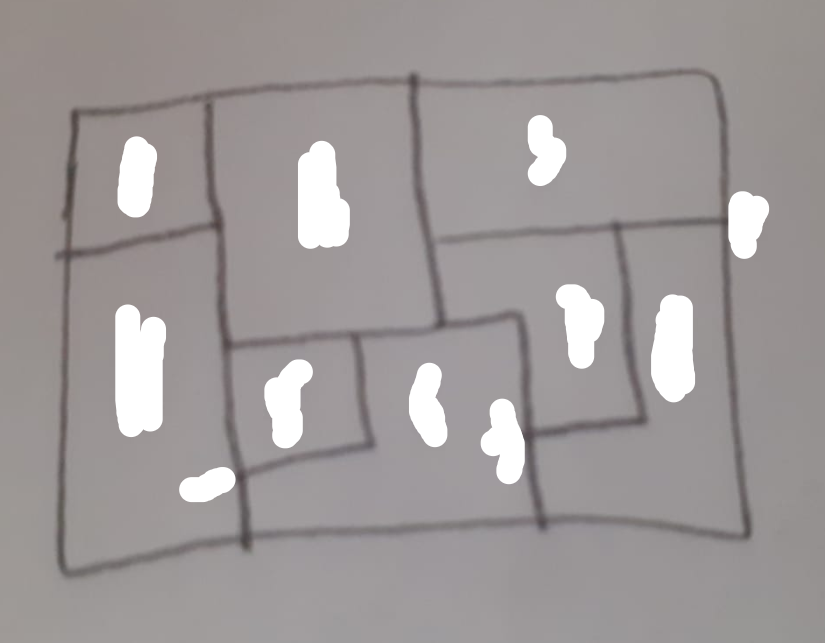
%> input picture pic1.png, 825 x 643 px
$ octave f_001.m   (GNU Octave 9; MATLAB toolbox functions it lacks are replaced by stand-ins)
%> lines starting %> are read from the running program, lines starting %| are printed output that depends on the picture; in (x1, y1, x2, y2) boxes, pixels count from 0 and x2, y2 are one past the last pixel; in counts of white or black regions, pixels touching at a corner belong together; the program's own positions count from 1
### colored_region_image.m
function [regX_rgbImage] = colored_region_image(area_layout_tensor,reg_num,color_vec13)
% [R,G,B] each one is in the interval of [0,1]
% [1,0.2,0.1]

redChannel=255*ones(size(area_layout_tensor(:,:,reg_num),1),size(area_layout_tensor(:,:,reg_num),2),'uint8');
greenChannel=255*ones(size(area_layout_tensor(:,:,reg_num),1),size(area_layout_tensor(:,:,reg_num),2),'uint8');
blueChannel=255*ones(size(area_layout_tensor(:,:,reg_num),1),size(area_layout_tensor(:,:,reg_num),2),'uint8');
redChannel   =    [color_vec13(1)]*   redChannel.*uint8(area_layout_tensor(:,:,reg_num));
greenChannel =    [color_vec13(2)]*   greenChannel.*uint8(area_layout_tensor(:,:,reg_num));
blueChannel  =    [color_vec13(3)]*   blueChannel.*uint8(area_layout_tensor(:,:,reg_num));
regX_rgbImage = cat(3, redChannel, greenChannel, blueChannel);


end

### f_001.m
clear all,close all,clc;
%%
% import the image
im1 = imread('pic1.png');
%> im1 is the input picture: size 643x825x3 uint8; mean R, G, B 158.1, 152.8, 152.9
% gray-scale it
im1=rgb2gray(im1);
%> im1: size 643x825 uint8
% display it
imshow(im1);
% check the size
size(im1)
%> ans = [643 825]
% analyze the image-properties
min(im1(:))
%> ans = 67
max(im1(:))
%> ans = 255
imhist(im1(:))
%> figure, not shown here; highest point at x = 154, y = 48184
class(im1)
%> ans = 'uint8'
size(im1)
%> ans = [643 825]
%%
% threshold to get 0-1 image
im2_logical=im1>140;
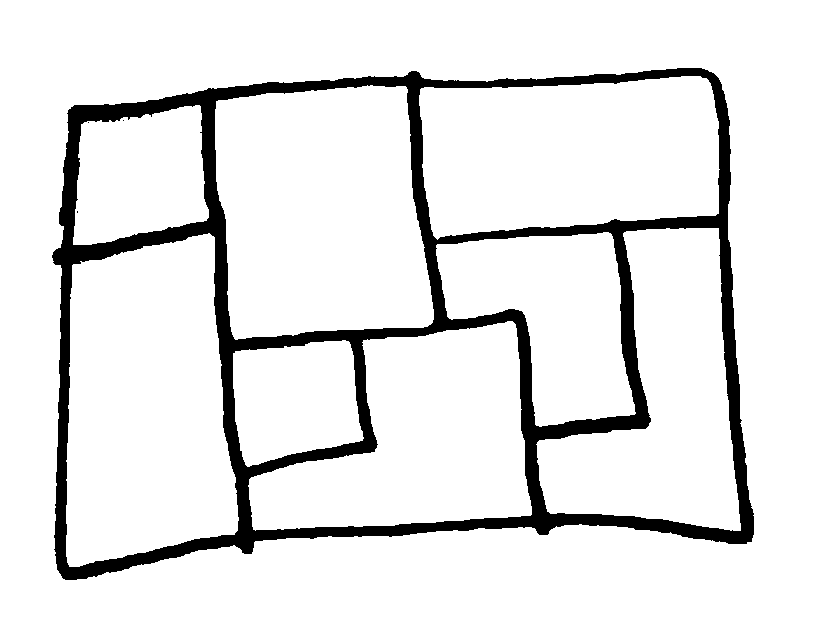
%> im2_logical: size 643x825 logical; 90.5% white; 4 black regions (3 under 20 px), largest, box (x1, y1, x2, y2) and area: (52, 68, 754, 580) 50472
im2=double(im2_logical);
% iteratively adjust the thres.-level to get a good binary-im
% during the tuning process use "montage fcn" to plot em together
% montage({im1,im2});
imshow(im2);
class(im2)
%> ans = 'double'
%% opening-closing operations done on im2 [to eliminate the random-lil-dots]
se = strel('disk',3);
closeBW = imclose(im2,se);
%> closeBW: size 643x825 double; values 0 (black) and 1 (white), 90.5% white; 1 black region, box (x1, y1, x2, y2) and area: (52, 68, 754, 580) 50369
% montage({im2,closeBW});
se = strel('disk',3);
afterOpening = imopen(closeBW,se);
%> afterOpening: size 643x825 double; values 0 (black) and 1 (white), 90.5% white; 1 black region, box (x1, y1, x2, y2) and area: (52, 68, 754, 580) 50443
montage({im2,afterOpening});
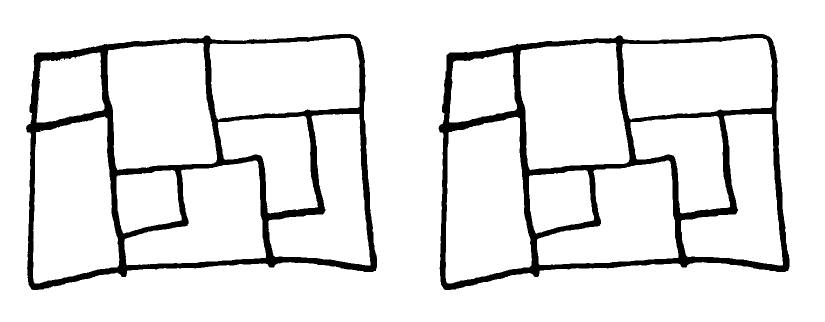
%> displayed picture: size 643x1650, on the screen's scale of 0 to 255 (shown at 1/2 size); 90.5% white; 5 black regions (3 under 20 px), largest, box (x1, y1, x2, y2) and area: (52, 68, 754, 580) 50472, (877, 68, 1579, 580) 50443
im2=afterOpening;
im2_logical=im2>.5;
%% plot a dot on the image [to determine the location of the point hover over the point and see the location]
imagesc(im2);
hold on;
plot(150,200,'r*','MarkerSize',[10]);
im2=double(im2);
%%
rng(123);
% generate bunch of randNumS to determine a good interior point for each of
% the regions [there are 8 regions in that pic]
X1 = randi([1,size(im2,2)],250,1);
X2 = randi([1,size(im2,1)],250,1);
X=[X1,X2];
imagesc(im2);   hold on;
plot(X(:,1),X(:,2),'r*','MarkerSize',[10]);
%% determine a "center point" for all of the "regions" [es una process-manual]
% these values visually-determined-by-the-user
reg01_pt=[150,150];
reg02_pt=[300,200];
reg03_pt=[500,160];
reg04_pt=[100,400];

reg05_pt=[300,400];
reg06_pt=[400,400];
reg07_pt=[600,300];
reg08_pt=[700,400];
reg_vec=[reg01_pt;reg02_pt;reg03_pt;reg04_pt;...
         reg05_pt;reg06_pt;reg07_pt;reg08_pt];
reg_vec=[reg_vec(:,2),reg_vec(:,1)];
%% check if "grayconnected" has some issues w detecting the regions
ii=1;regt = grayconnected(im2,reg_vec(ii,1),reg_vec(ii,2));
%> after `regt = grayconnected(im2,reg_vec(ii,1),reg_vec(ii,2))`: regt: size 643x825 logical; 2.8% white; 1 white region, box (x1, y1, x2, y2) and area: (73, 105, 209, 245) 15047
montage({im2,regt});
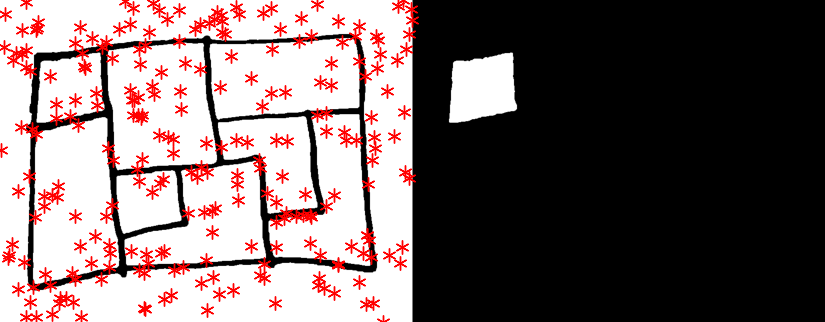
%> figure redrawn from the program's plot data; shown at 1/2 size
%% check if "grayconnected" has some issues w detecting the regions
tiledlayout(1,2);
nexttile
imagesc(im2);text(reg_vec(ii,2),reg_vec(ii,1),[' ',num2str(ii)],'FontSize',[12],'Color','r');
nexttile
imagesc(regt);text(reg_vec(ii,2),reg_vec(ii,1),[' ',num2str(ii)],'FontSize',[12],'Color','b');
%%
area_layout_tensor=zeros(size(im2,1),size(im2,2),8);
for ii=1:1:8
    reg1 = grayconnected(im2,reg_vec(ii,1),reg_vec(ii,2));
    area_layout_tensor(:,:,ii)=double(reg1);
end
%%
for ii=1:1:8
    reg1=area_layout_tensor(:,:,ii);
%     montage({im2,reg1+(~im2)});
    imagesc(reg1+(~im2))
    text(reg_vec(ii,2),reg_vec(ii,1),[' ',num2str(ii)],'FontSize',[12]);
    drawnow;
    pause(1);
end
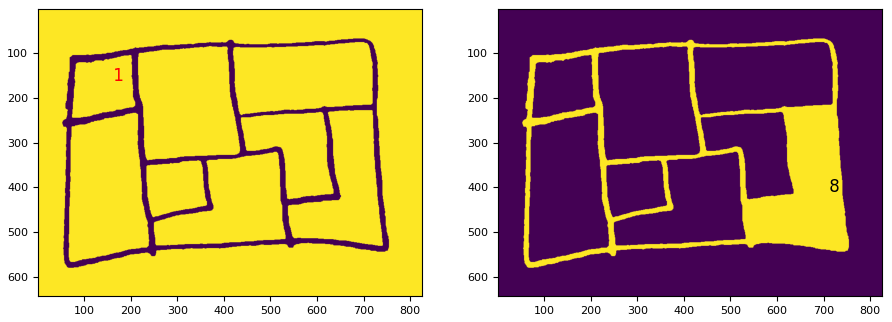
%> figure redrawn from the program's plot data, 2 panels
%% plot the colored "map"
imshow(im2);
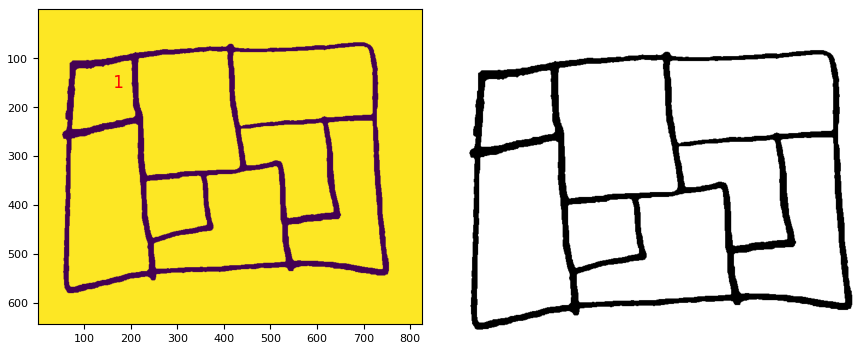
%> figure redrawn from the program's plot data, 2 panels
imshow(~im2_logical)
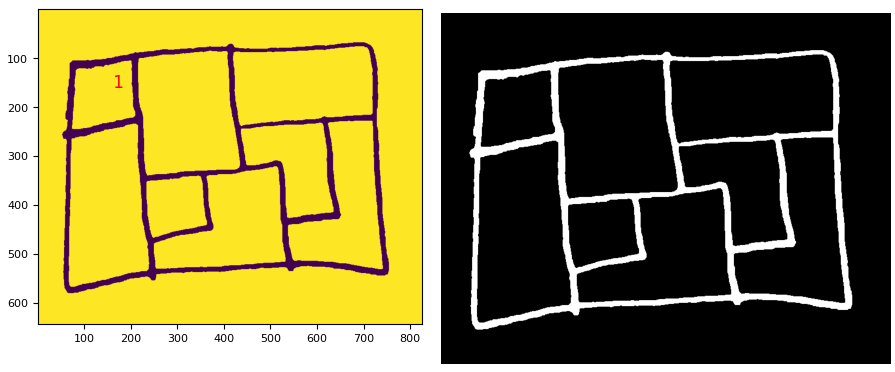
%> figure redrawn from the program's plot data, 2 panels
% construct the "outline-image" boundaries
redChannel=255*ones(size(im2,1),size(im2,2),'uint8');
greenChannel=255*ones(size(im2,1),size(im2,2),'uint8');
blueChannel=255*ones(size(im2,1),size(im2,2),'uint8');
redChannel   =    [1]*   redChannel.*uint8(~im2_logical);
greenChannel =    [0]*   greenChannel.*uint8(~im2_logical);
%> greenChannel: size 643x825 uint8; every value is 0
blueChannel  =    [0]*   blueChannel.*uint8(~im2_logical);
outline_rgbImage = cat(3, redChannel, greenChannel, blueChannel);
imagesc(outline_rgbImage);
%% make "reg-1" "red"
ii=1;
redChannel=255*ones(size(im2,1),size(im2,2),'uint8');
greenChannel=255*ones(size(im2,1),size(im2,2),'uint8');
blueChannel=255*ones(size(im2,1),size(im2,2),'uint8');
redChannel   =    [1]*   redChannel.*uint8(area_layout_tensor(:,:,ii));
greenChannel =    [0]*   greenChannel.*uint8(area_layout_tensor(:,:,ii));
blueChannel  =    [0]*   blueChannel.*uint8(area_layout_tensor(:,:,ii));
reg1_rgbImage = cat(3, redChannel, greenChannel, blueChannel);
imagesc(reg1_rgbImage);
%%
% [regX_rgbImage] = colored_region_image(area_layout_tensor,reg_num,color_vec13)
[reg1_rgbImage] = colored_region_image(area_layout_tensor,[1],[1,0,0]);
%> in colored_region_image, `redChannel=255*ones(size(area_layout_tensor(:,:,reg_num),1),size(area_..`: redChannel: size 643x825 uint8; every value is 255
imagesc(reg1_rgbImage);text(reg_vec([1],2),reg_vec([1],1),[' ',num2str([1])],'FontSize',[12]);
% [8 lines of commented-out code are left out]
[reg2_rgbImage] = colored_region_image(area_layout_tensor,[2],[0,0,1]);
%> in colored_region_image (call 2), `blueChannel  =    [color_vec13(3)]*   blueChannel.*uint8(area_layout_t..`: blueChannel: size 643x825 uint8; 8.9% white; 1 white region, box (x1, y1, x2, y2) and area: (215, 85, 434, 340) 47403
imagesc(reg2_rgbImage);text(reg_vec([2],2),reg_vec([2],1),[' ',num2str([2])],'FontSize',[12]);
%
imagesc(reg2_rgbImage+outline_rgbImage);text(reg_vec(ii,2),reg_vec(ii,1),[' ',num2str(ii)],'FontSize',[12]);
imagesc(reg1_rgbImage+reg2_rgbImage+outline_rgbImage);
ii=1;text(reg_vec(ii,2),reg_vec(ii,1),[' ',num2str(ii)],'FontSize',[12]);
ii=2;text(reg_vec(ii,2),reg_vec(ii,1),[' ',num2str(ii)],'FontSize',[12]);

%%
% you can use "de2bi([1:1:7]')"
[reg1_rgbImage] = colored_region_image(area_layout_tensor,[1],[1,0,0]);
[reg2_rgbImage] = colored_region_image(area_layout_tensor,[2],[0,1,0]);
[reg3_rgbImage] = colored_region_image(area_layout_tensor,[3],[1,1,0]);
%> in colored_region_image (call 5), `redChannel   =    [color_vec13(1)]*   redChannel.*uint8(area_layout_te..`: redChannel: size 643x825 uint8; 7.9% white; 1 white region, box (x1, y1, x2, y2) and area: (419, 76, 719, 239) 41649
[reg4_rgbImage] = colored_region_image(area_layout_tensor,[4],[0,0,1]);
%> in colored_region_image (call 6), `blueChannel  =    [color_vec13(3)]*   blueChannel.*uint8(area_layout_t..`: blueChannel: size 643x825 uint8; 8.9% white; 1 white region, box (x1, y1, x2, y2) and area: (66, 234, 239, 567) 47045
[reg5_rgbImage] = colored_region_image(area_layout_tensor,[5],[1,0,1]);
%> in colored_region_image (call 7), `redChannel   =    [color_vec13(1)]*   redChannel.*uint8(area_layout_te..`: redChannel: size 643x825 uint8; 2.5% white; 1 white region, box (x1, y1, x2, y2) and area: (233, 340, 363, 467) 13147
[reg6_rgbImage] = colored_region_image(area_layout_tensor,[6],[0,1,1]);
%> in colored_region_image (call 8), `greenChannel =    [color_vec13(2)]*   greenChannel.*uint8(area_layout_..`: greenChannel: size 643x825 uint8; 7% white; 1 white region, box (x1, y1, x2, y2) and area: (249, 321, 532, 530) 37043
[reg7_rgbImage] = colored_region_image(area_layout_tensor,[7],[1,1,1]);
%> in colored_region_image (call 9), `redChannel   =    [color_vec13(1)]*   redChannel.*uint8(area_layout_te..`: redChannel: size 643x825 uint8; 4.5% white; 1 white region, box (x1, y1, x2, y2) and area: (436, 232, 635, 427) 23798
[reg8_rgbImage] = colored_region_image(area_layout_tensor,[8],[.5,.5,1]);
%> in colored_region_image (call 10), `redChannel   =    [color_vec13(1)]*   redChannel.*uint8(area_layout_te..`:
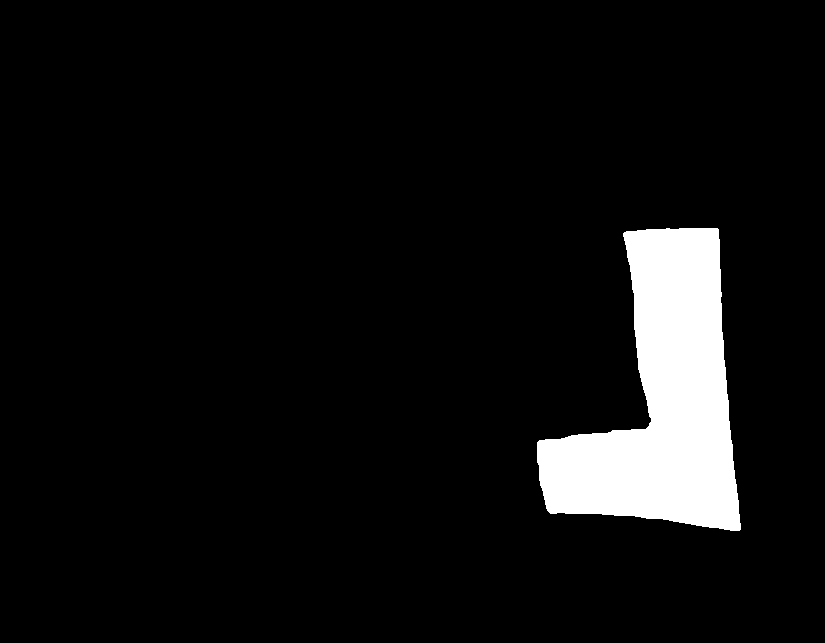
%> redChannel: size 643x825 uint8; values 0 (black) and 128 (white), 6.5% white; 1 white region, box (x1, y1, x2, y2) and area: (537, 228, 741, 531) 34647
im_tot=reg1_rgbImage+reg2_rgbImage+reg3_rgbImage+reg4_rgbImage+...
    +reg5_rgbImage+reg6_rgbImage+reg7_rgbImage+reg8_rgbImage;
imagesc(im_tot+outline_rgbImage);
imwrite([im_tot+outline_rgbImage],'pic1_colored.png');
%%
